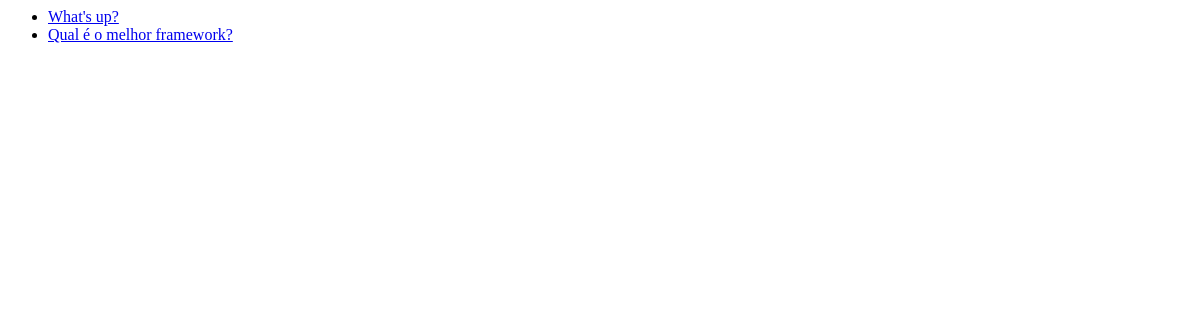
/polls/, run on an earlier commit of the app's database.
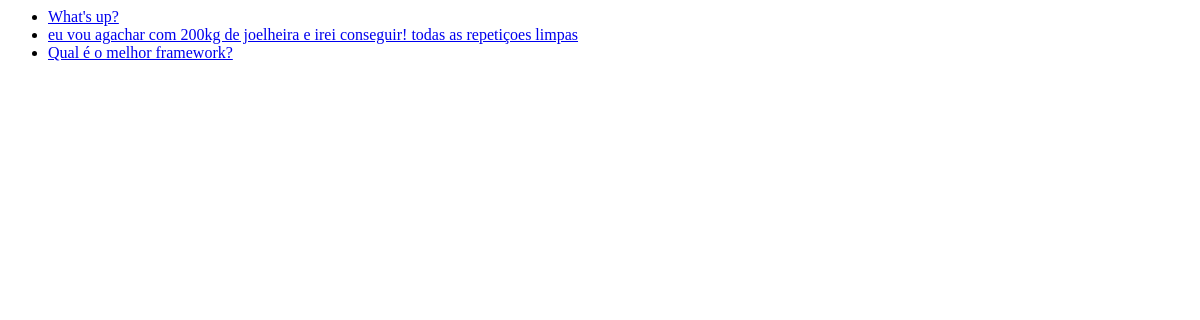
And on a later commit of the database.
### polls/models.py (models this page shows)
class Question(models.Model):
    question_text = models.CharField(max_length=200)
    pub_date = models.DateTimeField("date published")

### polls/views.py (the view)
# urls.py: path("", views.index, name="index"),
def index(request):
    latest_question_list = Question.objects.order_by("-pub_date")[:5]
    context = {"latest_question_list": latest_question_list}
    return render(request, "polls/index.html", context)

### polls/templates/polls/index.html
{% if latest_question_list %}
    <ul>
    {% for question in latest_question_list %}
        <li><a href="{% url 'polls:detail' question.id %}">{{ question.question_text }}</a></li>
    {% endfor %}
    </ul>
{% else %}
    <p>No polls are available.</p>
{% endif %}

What changed in the data, as far as the page shows it:
added Question: question_text "eu vou agachar com 200kg de joelheira e irei conseguir! todas as repetiçoes limpas"
